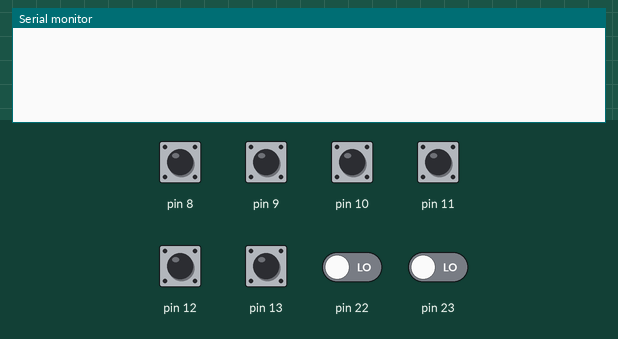
This sketch was run on a simulated Arduino Uno, built with avr-gcc and run on an emulated ATmega328P. Parts: the last lines printed to the serial monitor. The inputs (shaded band) are chosen by the test bench; at power-on: pin 8–13 HIGH, pin 22, pin 23 LOW.

Above: at 1.2 s.
1.3 s: pin 8 pulled LOW for 0.15 s
At 2.4 s:
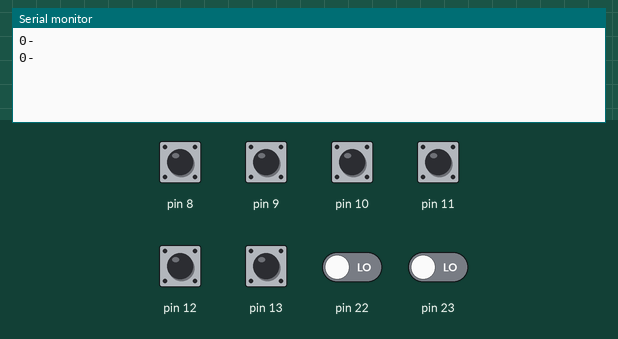
2.9 s: pin 9 pulled LOW for 0.15 s
At 3.6 s:
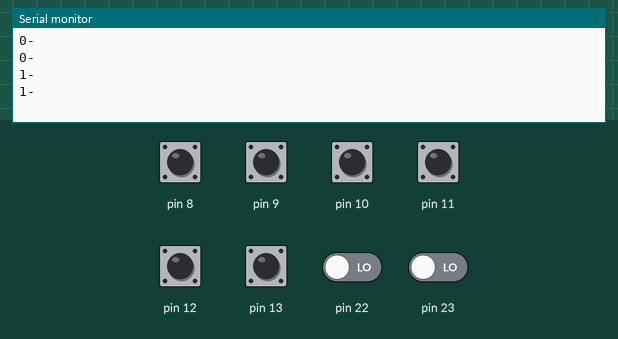
4.5 s: pin 10 pulled LOW for 0.15 s
At 5.8 s:
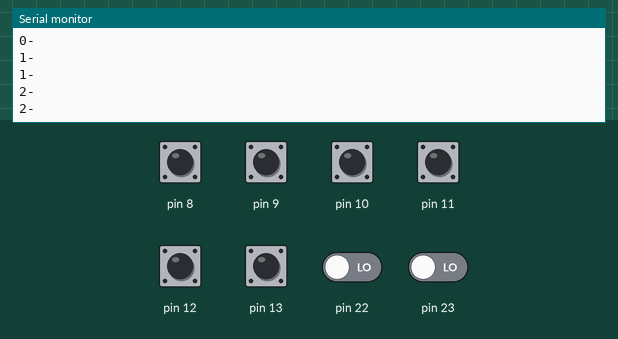
6.1 s: pin 11 pulled LOW for 0.15 s
At 7.3 s:
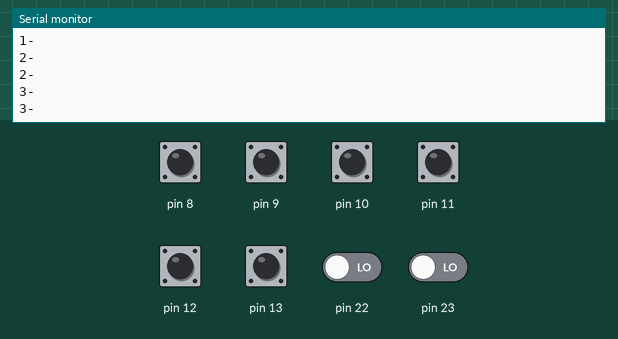
7.7 s: pin 12 pulled LOW for 0.15 s
At 8.5 s:
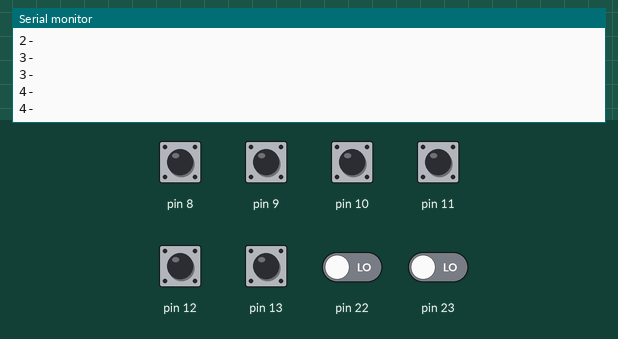
9.3 s: pin 13 pulled LOW for 0.15 s
At 10.9 s:
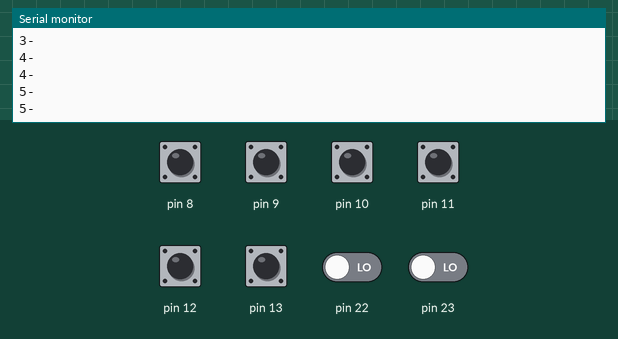
Timing chart, 0 to 11.9 s (numbered marks = the images above; inputs shaded):
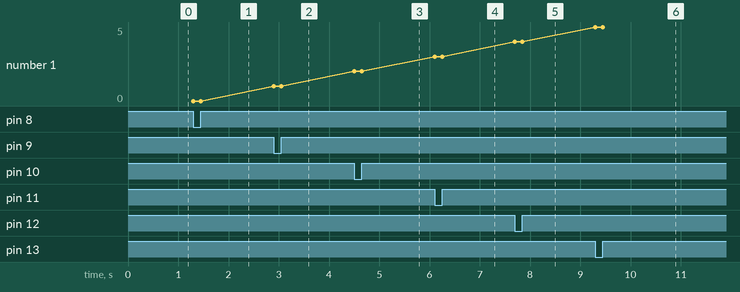

Measured:
- after the input at 1.3 s, the serial monitor: prints a new line at once (image 1)
- after the input at 2.9 s, the serial monitor: prints a new line at once (image 2)
- after the input at 4.5 s, the serial monitor: prints a new line at once (image 3)
- after the input at 6.1 s, the serial monitor: prints a new line at once (image 4)
- after the input at 7.7 s, the serial monitor: prints a new line at once (image 5)
- after the input at 9.3 s, the serial monitor: prints a new line at once (image 6)
- plotted number 1: 0 → 1 after the input at 2.9 s, 1 → 2 after the input at 4.5 s, 2 → 3 after the input at 6.1 s, 3 → 4 after the input at 7.7 s, 4 → 5 after the input at 9.3 s

The sketch:

interrupt6.ino
```cpp
/*
 * Author: Clemens Valens (www.polyvalens.com)
 * Book: Mastering Microcontrollers Helped By Arduino
 * WWW: www.elektor.com/arduinobook
 * ISBN: 978-1-907920-23-3
 *
 * interrupt 6
 */

uint8_t pcint0_states_prev;
String result;

ISR(PCINT0_vect)
{
  uint8_t pin_states = PINB;
  uint8_t pcint = (pin_states ^ pcint0_states_prev) & PCMSK0;
  pcint0_states_prev = pin_states;
  if (pcint&0x01) result += '0';
  if (pcint&0x02) result += '1';
  if (pcint&0x04) result += '2';
  if (pcint&0x08) result += '3';
  if (pcint&0x10) result += '4';
  if (pcint&0x20) result += '5';
  result += '-';
}

void setup(void)
{
  Serial.begin(115200);
  pinMode(8,INPUT_PULLUP);
  pinMode(9,INPUT_PULLUP);
  pinMode(10,INPUT_PULLUP);
  pinMode(11,INPUT_PULLUP);
  pinMode(12,INPUT_PULLUP);
  pinMode(13,INPUT_PULLUP);
  pcint0_states_prev = PINB;
  PCMSK0 = 0x3f; // Enable PCINT pins.
  bitSet(PCIFR,PCIF0); // Clear pending interrupts.
  bitSet(PCICR,PCIE0); // Enable PCINT0-7.
  result = "";
}

void loop(void)
{
  if (result.length()!=0)
  {
    Serial.println(result);
    result = "";
  }
}
```
